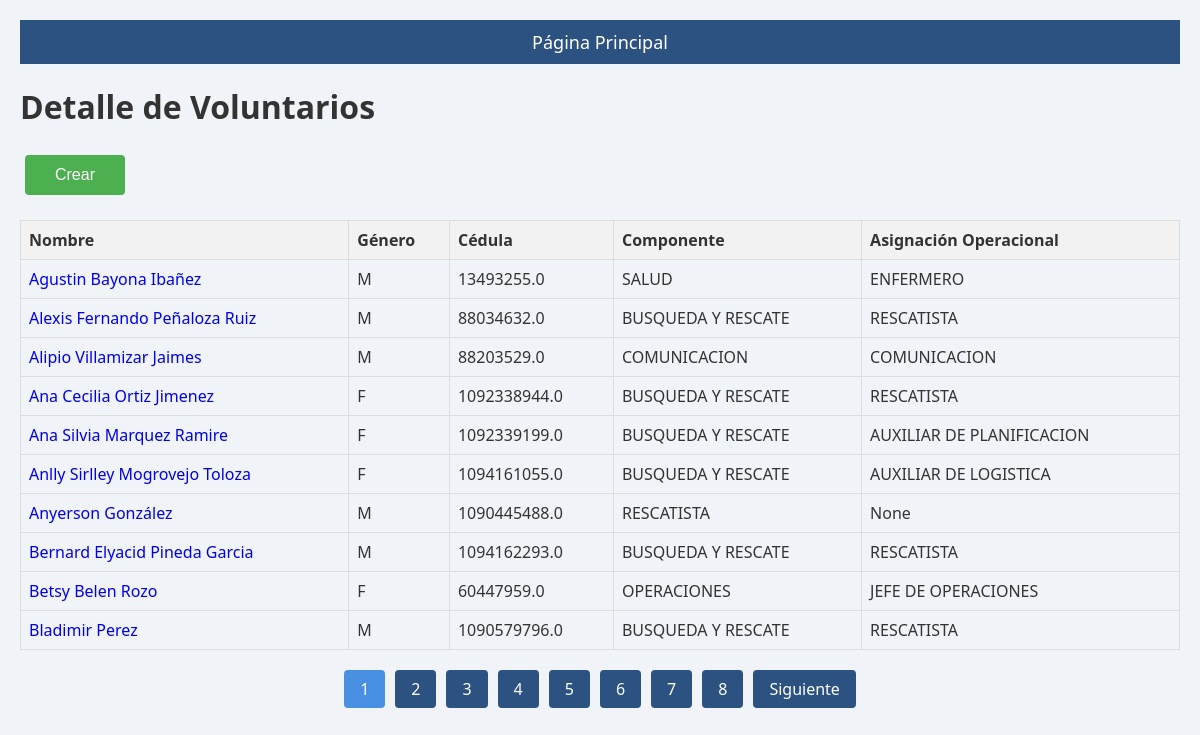
Screenshot of /voluntarios/ with the database file from the repository.
### apps/integrantes/models.py (models this page shows, shortened)
class MiembroGrupoUSAR(models.Model):
    nombre = models.CharField(max_length=100, null=True)
    puesto = models.CharField(max_length=100, null=True)
    edad = models.IntegerField(null=True)
    genero = models.CharField(max_length=20, null=True)
    cedula = models.CharField(max_length=20,  null=True)
    componente = models.CharField(max_length=50, null=True)
    asignacion_operacional = models.CharField(max_length=100, null=True)
    eps = models.CharField(max_length=50, null=True)
    arl = models.CharField(max_length=50, null=True)
    rh = models.CharField(max_length=100, null=True)
    curso_basico = models.BooleanField(default=False)
    curso_sci = models.BooleanField(default=False)
    curso_svb = models.BooleanField(default=False)
    curso_crecl = models.BooleanField(default=False)
    curso_svt = models.BooleanField(default=False)
    curso_matpel = models.BooleanField(default=False)
    curso_macom = models.BooleanField(default=False)
    curso_revert = models.BooleanField(default=False)
    curso_bra = models.BooleanField(default=False)

### apps/integrantes/views.py (the view)
# urls.py: path('voluntarios/', VoluntariosView.as_view(), name='voluntarios'),
class VoluntariosView(ListView):
    model = models.MiembroGrupoUSAR
    template_name = 'voluntarios_detail.html'
    context_object_name = 'voluntarios'
    paginate_by = 10  # Número de elementos por página
    def get_queryset(self):
        return models.MiembroGrupoUSAR.objects.all().order_by('nombre')
    def get_context_data(self, **kwargs):
        context = super().get_context_data(**kwargs)
        return context

### templates/voluntarios_detail.html (shortened to what this page needs)
{% extends "base.html" %}
{%load static%}
{% block content %}
    <h1>Detalle de Voluntarios</h1>
    <button class="submit-btn" style="width: 100px; padding: 10px; margin: 5px; height: 40px;" onclick="window.location.href='{% url 'crear_miembro' %}'">
        Crear
    </button>
    <table>
        <thead>
            <tr>
                <th>Nombre</th>
                <th>Género</th>
                <th>Cédula</th>
                <th>Componente</th>
                <th>Asignación Operacional</th>
            </tr>
        </thead>
        <tbody>
            {% for voluntario in voluntarios %}
            <tr>
                <td><a href="{% url 'voluntario_detail' voluntario.pk %}" style="text-decoration: none;">{{ voluntario.nombre }}</a></td>
                <td>{{ voluntario.genero }}</td>
                <td>{{ voluntario.cedula }}</td>
                <td>{{ voluntario.componente }}</td>
                <td>{{ voluntario.asignacion_operacional }}</td>
            </tr>
            {% endfor %}
        </tbody>
    </table>
    <div class="pagination">
        {% if is_paginated %}
            {% for num in page_obj.paginator.page_range %}
                {% if page_obj.number == num %}
                    <a href="?page={{ num }}" class="active">{{ num }}</a>
                {% else %}
                    <a href="?page={{ num }}">{{ num }}</a>
                {% endif %}
            {% endfor %}
            {% if page_obj.has_next %}
                <a href="?page={{ page_obj.next_page_number }}">Siguiente</a>
            {% endif %}
        {% endif %}
    </div>
{% endblock %}

### static/styles.css (style rules this page uses)
body { font-family: 'Segoe UI', Tahoma, Geneva, Verdana, sans-serif; background-color: #f0f4f8; margin: 0; padding: 20px; color: #333; }
.submit-btn { background-color: #4CAF50; color: white; padding: 12px 20px; border: none; border-radius: 4px; cursor: pointer; font-size: 16px; margin-top: 20px; transition: background-color 0.3s; }

### templates/base.html (style rules this page uses)
table { width: 100%; border-collapse: collapse; margin-top: 20px; }
th, td { border: 1px solid #ddd; padding: 8px; text-align: left; }
th { background-color: #f2f2f2; }
.pagination { display: flex; justify-content: center; margin-top: 20px; }
.pagination a { margin: 0 5px; padding: 8px 16px; text-decoration: none; background-color: #2c5282; color: white; border-radius: 4px; transition: background-color 0.3s ease; }
.pagination .active { background-color: #4a90e2; }

### rows the page displays
MiembroGrupoUSAR: nombre "Agustin Bayona Ibañez", genero "M", cedula "13493255.0", componente "SALUD", asignacion_operacional "ENFERMERO"
MiembroGrupoUSAR: nombre "Alexis Fernando Peñaloza Ruiz", genero "M", cedula "88034632.0", componente "BUSQUEDA Y RESCATE", asignacion_operacional "RESCATISTA"
MiembroGrupoUSAR: nombre "Alipio Villamizar Jaimes", genero "M", cedula "88203529.0", componente "COMUNICACION", asignacion_operacional "COMUNICACION"
MiembroGrupoUSAR: nombre "Ana Cecilia Ortiz Jimenez", genero "F", cedula "1092338944.0", componente "BUSQUEDA Y RESCATE", asignacion_operacional "RESCATISTA"
MiembroGrupoUSAR: nombre "Ana Silvia Marquez Ramire", genero "F", cedula "1092339199.0", componente "BUSQUEDA Y RESCATE", asignacion_operacional "AUXILIAR DE PLANIFICACION"
MiembroGrupoUSAR: nombre "Anlly Sirlley Mogrovejo Toloza", genero "F", cedula "1094161055.0", componente "BUSQUEDA Y RESCATE", asignacion_operacional "AUXILIAR DE LOGISTICA"
MiembroGrupoUSAR: nombre "Anyerson González", genero "M", cedula "1090445488.0", componente "RESCATISTA", asignacion_operacional "None"
MiembroGrupoUSAR: nombre "Bernard Elyacid Pineda Garcia", genero "M", cedula "1094162293.0", componente "BUSQUEDA Y RESCATE", asignacion_operacional "RESCATISTA"
MiembroGrupoUSAR: nombre "Betsy Belen Rozo", genero "F", cedula "60447959.0", componente "OPERACIONES", asignacion_operacional "JEFE DE OPERACIONES"
MiembroGrupoUSAR: nombre "Bladimir Perez", genero "M", cedula "1090579796.0", componente "BUSQUEDA Y RESCATE", asignacion_operacional "RESCATISTA"

### other values shown
{{ num }} "1"
{{ num }} "2" "3" "4" "5" "6" "7" "8"
